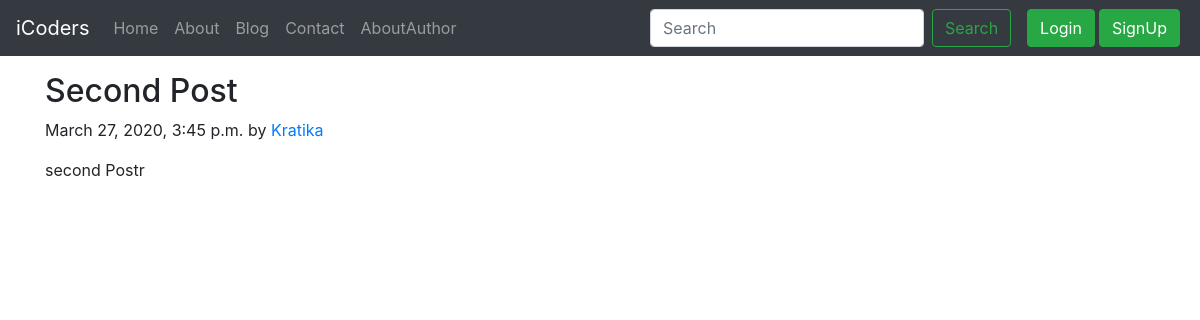
The page /blog/second-post on the database its author committed.
### blog/models.py (models this page shows, shortened)
class Post(models.Model):
    sno=models.AutoField(primary_key=True)
    title=models.CharField(max_length=255)
    author=models.CharField(max_length=50)
    content=models.TextField()
    slug=models.CharField(max_length=30)
    tiemStamp=models.DateTimeField(blank=True)

### blog/views.py (the view)
# urls.py: path('<str:slug>',views.blogPost,name='blogPost'),
def blogPost(request,slug):
    post=Post.objects.filter(slug=slug)[0]
    context={'post':post}
    return render(request,'blog/blogPost.html',context)

### templates/blog/blogPost.html (shortened to what this page needs)
{% extends "base.html" %}
{% block body %}
<div class="container my-3">
    <h2 class="blog-post-title">{{post.title}}</h2>
    <p class="blog-post-meta">{{post.tiemStamp}} by <a href ="/about">{{post.author}}</a></p>
<p>{{post.content}}</p>
</div>
{% endblock body %}

### rows shown on the page
Post: title "Second Post", tiemStamp "March 27, 2020, 3:45 p.m.", author "Kratika", content "second Postr"
